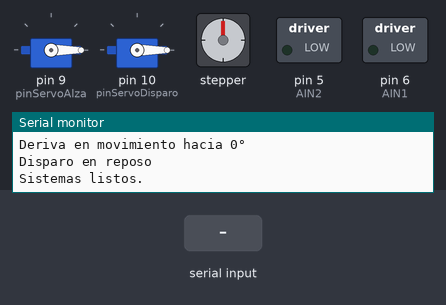
Simulated run of this program. Board: Arduino Uno, built with avr-gcc and run on an emulated ATmega328P. Shown: 2 × servo, stepper motor, switched loads named in the program (green lamp = pin HIGH), the last lines printed to the serial monitor. The inputs (shaded band) are chosen by the test bench. Stepper angles assume 200 steps per turn.

Above: at 1.2 s.
1.3 s: "DERIVA 90\n" received over Serial
At 3.3 s:
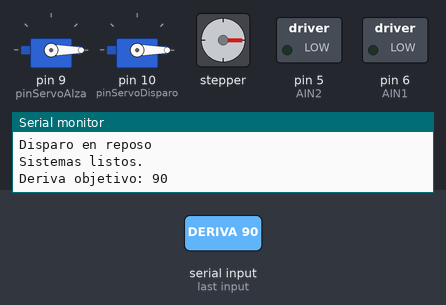
3.6 s: "ACTIVAR\n" received over Serial
At 3.9 s:
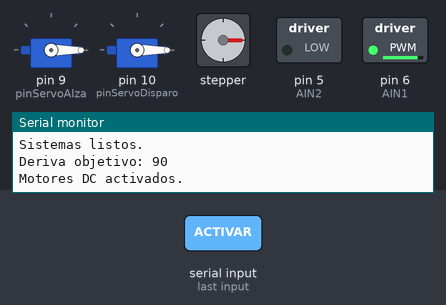
5.1 s: "DISPARAR\n" received over Serial
At 5.5 s:
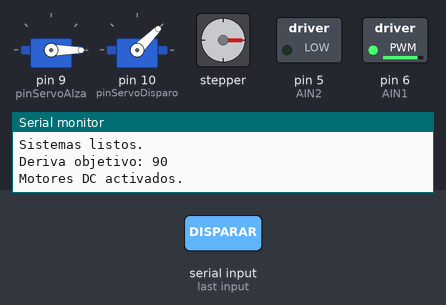
7.1 s: "ALZA 90\n" received over Serial
At 7.8 s:
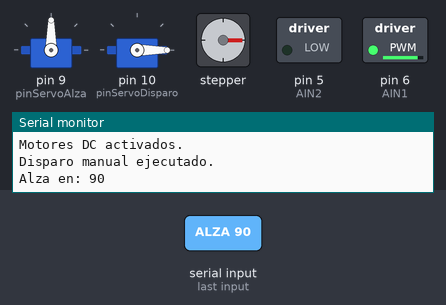
8.6 s: "DETENER\n" received over Serial
At 8.9 s:
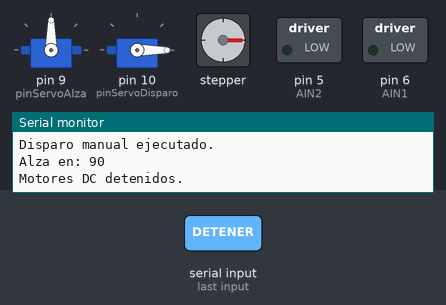
10.1 s: "ORIGEN\n" received over Serial
At 10.6 s:
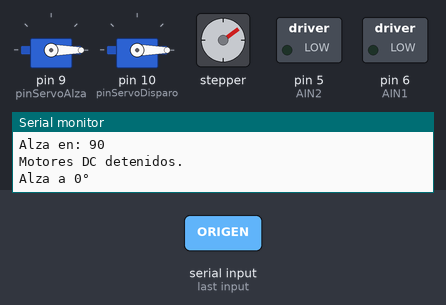
Timing chart, 0 to 13.1 s (numbered marks = the images above; inputs shaded):
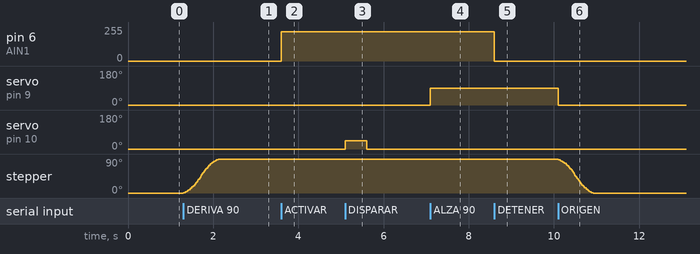

Measured:
- after the input at 1.3 s, stepper: turns 90° clockwise in 0.82 s, starting at once
- after the input at 3.6 s, pin 6 (AIN1): 0/255 → 220/255 at once
- after the input at 5.1 s, servo on pin 10 (pinServoDisparo): 0° → 45° at once, → 0° 0.50 s later
- after the input at 7.1 s, servo on pin 9 (pinServoAlza): 0° → 90° at once
- after the input at 8.6 s, pin 6 (AIN1): 220/255 → 0/255 at once
- after the input at 10.1 s, servo on pin 9 (pinServoAlza): 90° → 0° at once; stepper: turns 90° counter-clockwise in 0.82 s, starting at once

The program:

main.cpp
```cpp
#include <Arduino.h>
#include <Servo.h>
#include <AccelStepper.h>

// --- Headers ---
#include "stepperDeriva.h"
#include "servoAlza.h"
#include "servoDisparo.h"
#include "motoresDC.h"
#include "apuntadoAutomatico.h"
#include "volverAlOrigen.h"
#include "procesarComandos.h"

void setup() {
  // Stepper
  stepper.setMaxSpeed(1000);
  stepper.setAcceleration(200);

  // Servo alza
  servoAlza.attach(pinServoAlza);   // en Arduino basta con attach(pin)

  // Servo disparo
  servoDisparo.attach(pinServoDisparo);

  // Motores DC → usar analogWrite en vez de ledcSetup/ledcAttachPin
  pinMode(AIN1, OUTPUT);
  pinMode(AIN2, OUTPUT);

  // Serial
  Serial.begin(115200);

  Serial.println("Sistema listo.");
  Serial.println("Comandos:");
  Serial.println("ALZA <angulo 0-180>");
  Serial.println("DERIVA <angulo 0-360>");
  Serial.println("ACTIVAR (activar motores DC)");
  Serial.println("DETENER (detener motores DC)");
  Serial.println("DISPARAR (disparar manualmente)");
  Serial.println("AUTO <x> <y> <d> (apuntado automático)");
  Serial.println("ORIGEN (posicionamiento a 0°)");

  volverAlOrigen();
  Serial.println("Sistemas listos.");
}

void loop() {
  procesarComando();
}
```

apuntadoAutomatico.cpp
```cpp
#include "apuntadoAutomatico.h"
#include "stepperDeriva.h"
#include "servoAlza.h"
#include "motoresDC.h"
#include "servoDisparo.h"
#include <Arduino.h>
#include <math.h>

const float g = 9.81;
const float velocidadInicial = 9.5;   // Ajustar según tu sistema
const int tiempoEspera = 1000;         // Tiempo de espera entre apuntado y disparo

// --- Función para calcular elevación balística ---
float calcularElevacionBalistica(float x, float y, float v) {
  float v2 = v * v;
  float discriminante = v2*v2 - g * (g*x*x + 2*y*v2);

  if (discriminante < 0) {
    Serial.println("Objetivo fuera de alcance balístico.");
    return -1;
  }

  float anguloRad = atan((v2 - sqrt(discriminante)) / (g * x));
  return anguloRad * 180.0 / PI;
}

// --- Función de apuntado automático ---
void apuntarAutomatico(float x, float y, float d) {
  float anguloDeriva = atan2(y, x) * 180.0 / PI;
  if (anguloDeriva < 0) anguloDeriva += 360;

  float distanciaPlano = sqrt(x*x + y*y);
  float anguloElevacion = calcularElevacionBalistica(distanciaPlano, d, velocidadInicial);

  if (anguloElevacion < 0) {
    Serial.println("No se puede apuntar: objetivo fuera de alcance.");
    return;
  }

  Serial.print("Apuntando a coordenada (");
  Serial.print(x);
  Serial.print(", ");
  Serial.print(y);
  Serial.print(") a una distancia de ");
  Serial.println(d);

  moverStepper(anguloDeriva);
  moverAlza((int)anguloElevacion);
  activarMotoresDC(velMotor);
  delay(tiempoEspera);
  disparar();
}
```

apuntadoAutomatico.h
```cpp
#ifndef APUNTADOAUTOMATICO_H
#define APUNTADOAUTOMATICO_H

extern const float g;
extern const float velocidadInicial;

float calcularElevacionBalistica(float x, float y, float v);
void apuntarAutomatico(float x, float y, float d);

#endif
```

motoresDC.cpp
```cpp
#include "motoresDC.h"
#include <Arduino.h>

// Pines de control
int AIN1 = 6;   // PWM Motor A
int AIN2 = 5;   // Dirección Motor A

int velMotor = 220; // Ajustar velocidad (0-255 en Arduino UNO)

// --- Función para activar motores DC ---
void activarMotoresDC(int velocidad) {
  analogWrite(AIN1, velMotor);       // 0-255
  digitalWrite(AIN2, LOW);      // LOW = adelante, HIGH = atrás
  Serial.println("Motores DC activados.");
}

// --- Función para detener motores DC ---
void detenerMotoresDC() {
  analogWrite(AIN1, 0);
  Serial.println("Motores DC detenidos.");
}
```

motoresDC.h
```cpp
#ifndef MOTORESDC_H
#define MOTORESDC_H

// Pines compartidos
extern int AIN1;   // PWM Motor A
extern int AIN2;   // Dirección Motor A

extern int velMotor; // velocidad por defecto (0-255)

// Funciones
void activarMotoresDC(int velocidad);
void detenerMotoresDC();

#endif
```

procesarComandos.cpp
```cpp
#include "procesarComandos.h"
#include "servoAlza.h"
#include "stepperDeriva.h"
#include "motoresDC.h"
#include "servoDisparo.h"
#include "apuntadoAutomatico.h"
#include "volverAlOrigen.h"
#include <Arduino.h>

String buffer = ""; // acumulador de caracteres

// --- Función para procesar comandos por Serial ---
void procesarComando() {
  while (Serial.available() > 0) {
    char c = Serial.read();
    if (c == '\n') {
      buffer.trim();   // limpiar espacios
      if (buffer.length() > 0) {
        ejecutarComando(buffer); // procesar la línea completa
      }
      buffer = ""; // limpiar para el próximo comando
    } else {
      buffer += c; // acumular caracteres
    }
  }
}

// --- Función auxiliar para ejecutar el comando ---
void ejecutarComando(String comando) {
  int anguloAlza, anguloDeriva;
  float x, y, d;

  if (sscanf(comando.c_str(), "ALZA %d", &anguloAlza) == 1) {
    if (anguloAlza >= 0 && anguloAlza <= 180) {
      moverAlza(anguloAlza);
    } else {
      Serial.println("Ángulo inválido para ALZA. Debe estar entre 0 y 180.");
    }

  } else if (sscanf(comando.c_str(), "DERIVA %d", &anguloDeriva) == 1) {
    if (anguloDeriva >= 0 && anguloDeriva <= 360) {
      moverStepper(anguloDeriva);
    } else {
      Serial.println("Ángulo inválido para DERIVA. Debe estar entre 0 y 360.");
    }

  } else if (comando.equalsIgnoreCase("ACTIVAR")) {
    activarMotoresDC(velMotor);

  } else if (comando.equalsIgnoreCase("DETENER")) {
    detenerMotoresDC();

  } else if (comando.equalsIgnoreCase("DISPARAR")) {
    disparar();

  } else if (sscanf(comando.c_str(), "AUTO %f %f %f", &x, &y, &d) == 3) {
    if (x >= 0 && y >= 0 && d >= 0) {
      float anguloDeriva = atan2(y, x) * 180.0 / PI;
      if (anguloDeriva < 0) anguloDeriva += 360;
      float distanciaPlano = sqrt(x*x + y*y);
      float anguloElevacion = atan2(d, distanciaPlano) * 180.0 / PI;

      if (anguloDeriva >= 0 && anguloDeriva <= 360 && anguloElevacion >= 0 && anguloElevacion <= 180) {
        apuntarAutomatico(x, y, d);
      } else {
        Serial.println("Ángulos calculados fuera de rango. Verificar coordenadas.");
      }
    } else {
      Serial.println("Coordenadas inválidas para AUTO. No se aceptan valores negativos.");
    }

  } else if (comando.equalsIgnoreCase("ORIGEN")) {
    volverAlOrigen();

  } else {
    Serial.println("Comando inválido. Usa: ALZA <angulo>, DERIVA <angulo>, ACTIVAR, DETENER, DISPARAR, AUTO <x> <y> <d> u ORIGEN.");
  }
}
```

procesarComandos.h
```cpp
#ifndef PROCESARCOMANDOS_H
#define PROCESARCOMANDOS_H

#include <Arduino.h>

void procesarComando();
void ejecutarComando(String comando);

#endif
```

servoAlza.cpp
```cpp
#include "servoAlza.h"
#include <Arduino.h>

Servo servoAlza;
int pinServoAlza = 9;

// --- Función de posicionamiento de alza ---
void moverAlza(int angulo) {
  if (angulo >= 0 && angulo <= 180) {
    servoAlza.write(angulo);
    Serial.print("Alza en: ");
    Serial.println(angulo);
  } else {
    Serial.println("Ángulo inválido. Ingresar un valor entre 0 y 180.");
  }
}
```

servoAlza.h
```cpp
#ifndef SERVOALZA_H
#define SERVOALZA_H

#include <Servo.h>

extern Servo servoAlza;
extern int pinServoAlza;

void moverAlza(int angulo);

#endif
```

servoDisparo.cpp
```cpp
#include "servoDisparo.h"
#include <Arduino.h>

Servo servoDisparo;
int pinServoDisparo = 10;
const int anguloReposo = 0;
const int anguloDisparo = 45;   // Ajustar según tu mecánica
const int tiempoDeDisparo = 500; // Tiempo en ms

// --- Función de disparo automático ---
void disparar() {
  servoDisparo.write(anguloDisparo);
  delay(tiempoDeDisparo);
  servoDisparo.write(anguloReposo);
  Serial.println("Disparo manual ejecutado.");
}
```

servoDisparo.h
```cpp
#ifndef SERVODISPARO_H
#define SERVODISPARO_H

#include <Servo.h>   // En Arduino clásico se usa Servo.h

extern Servo servoDisparo;
extern int pinServoDisparo;
extern const int anguloReposo;
extern const int anguloDisparo;
extern const int tiempoDeDisparo;

void disparar();

#endif
```

stepperDeriva.cpp
```cpp
#include "stepperDeriva.h"
#include <Arduino.h>

// Pines para el driver del stepper
#define pinStep 2
#define pinDir  4

// Objeto AccelStepper configurado como DRIVER (step/dir)
AccelStepper stepper(AccelStepper::DRIVER, pinStep, pinDir);

const int pasosPorVuelta = 200;

// --- Función de posicionamiento de deriva ---
void moverStepper(int angulo) {
  if (angulo >= 0 && angulo <= 360) {
    long pasosObjetivo = (angulo / 360.0) * pasosPorVuelta;
    stepper.moveTo(pasosObjetivo);
    stepper.runToPosition();
    Serial.print("Deriva objetivo: ");
    Serial.println(angulo);
  } else {
    Serial.println("Ángulo inválido. Ingresar un valor entre 0 y 360.");
  }
}
```

stepperDeriva.h
```cpp
#ifndef STEPPERDERIVA_H
#define STEPPERDERIVA_H

#include <AccelStepper.h>

extern AccelStepper stepper;
extern const int pasosPorVuelta;

void moverStepper(int angulo);

#endif
```

volverAlOrigen.cpp
```cpp
#include "volverAlOrigen.h"
#include "servoAlza.h"
#include "servoDisparo.h"
#include "stepperDeriva.h"
#include <Arduino.h>

void volverAlOrigen() {
  // Alza a 0°
  servoAlza.write(0);
  Serial.println("Alza a 0°");

  // Deriva a 0°
  stepper.moveTo(0);
  stepper.runToPosition();
  Serial.println("Deriva en movimiento hacia 0°");

  // Disparo en reposo
  servoDisparo.write(anguloReposo);
  Serial.println("Disparo en reposo");
}
```

volverAlOrigen.h
```cpp
#ifndef VOLVERALORIGEN_H
#define VOLVERALORIGEN_H

void volverAlOrigen();

#endif
```
